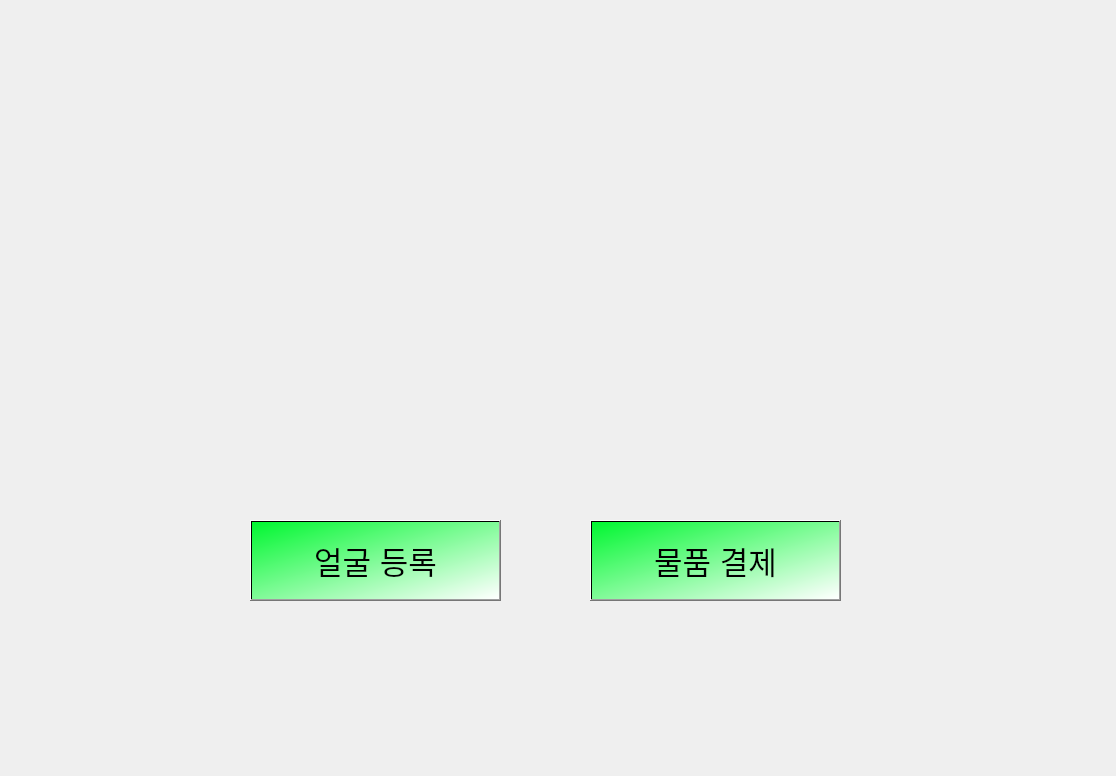
<?xml version="1.0" encoding="UTF-8"?>
<ui version="4.0">
 <class>Dialog</class>
 <widget class="QDialog" name="Dialog">
  <property name="geometry">
   <rect>
    <x>0</x>
    <y>0</y>
    <width>1116</width>
    <height>776</height>
   </rect>
  </property>
  <property name="windowTitle">
   <string>Dialog</string>
  </property>
  <widget class="QPushButton" name="face_register_button">
   <property name="geometry">
    <rect>
     <x>250</x>
     <y>520</y>
     <width>251</width>
     <height>81</height>
    </rect>
   </property>
   <property name="font">
    <font>
     <pointsize>23</pointsize>
    </font>
   </property>
   <property name="styleSheet">
    <string notr="true">background-color: qlineargradient(spread:pad, x1:0, y1:0, x2:1, y2:1, stop:0 rgba(0, 247, 48, 255), stop:1 rgba(255, 255, 255, 255));</string>
   </property>
   <property name="text">
    <string>얼굴 등록</string>
   </property>
   <property name="default">
    <bool>false</bool>
   </property>
   <property name="flat">
    <bool>false</bool>
   </property>
  </widget>
  <widget class="QPushButton" name="payment_button">
   <property name="geometry">
    <rect>
     <x>590</x>
     <y>520</y>
     <width>251</width>
     <height>81</height>
    </rect>
   </property>
   <property name="font">
    <font>
     <pointsize>23</pointsize>
    </font>
   </property>
   <property name="styleSheet">
    <string notr="true">background-color: qlineargradient(spread:pad, x1:0, y1:0, x2:1, y2:1, stop:0 rgba(0, 247, 48, 255), stop:1 rgba(255, 255, 255, 255));</string>
   </property>
   <property name="text">
    <string>물품 결제</string>
   </property>
  </widget>
  <widget class="QLabel" name="label">
   <property name="geometry">
    <rect>
     <x>260</x>
     <y>240</y>
     <width>231</width>
     <height>231</height>
    </rect>
   </property>
   <property name="text">
    <string/>
   </property>
   <property name="pixmap">
    <pixmap>face-register.png</pixmap>
   </property>
   <property name="scaledContents">
    <bool>true</bool>
   </property>
  </widget>
  <widget class="QLabel" name="label_2">
   <property name="geometry">
    <rect>
     <x>590</x>
     <y>230</y>
     <width>231</width>
     <height>231</height>
    </rect>
   </property>
   <property name="text">
    <string/>
   </property>
   <property name="pixmap">
    <pixmap>payment.png</pixmap>
   </property>
   <property name="scaledContents">
    <bool>true</bool>
   </property>
  </widget>
 </widget>
 <resources/>
 <connections/>
</ui>
